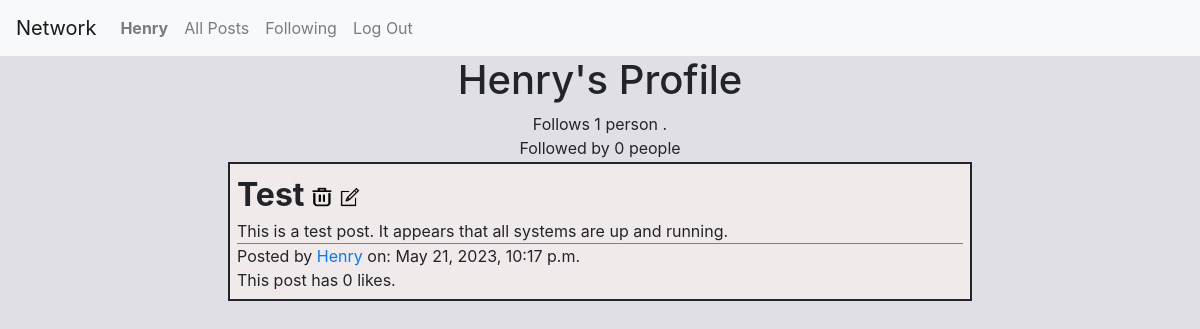
Page /profile/Henry (signed in) on the earlier database version.
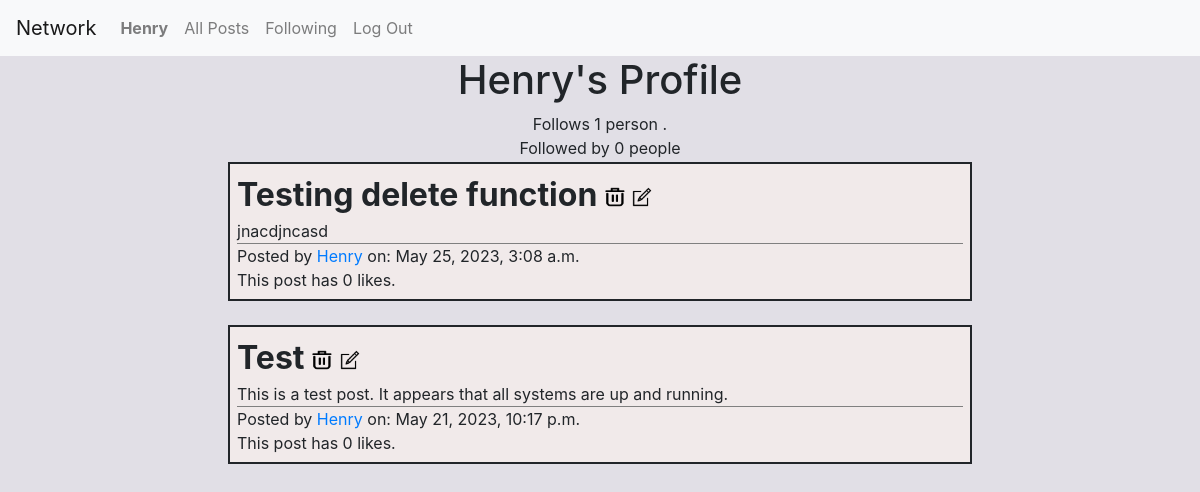
Same page on the later database version.
### network/models.py (models this page shows, shortened)
class Post(models.Model):
    id = models.AutoField(primary_key=True)
    postTitle =  models.CharField(max_length=64)
    postBody = models.TextField()
    postTime = models.DateTimeField(default=datetime.now, blank=True)
    postAuthor = models.ForeignKey(User, on_delete = models.CASCADE, related_name="user")
    likes = models.IntegerField(default=0)

class User(AbstractUser):
    pass

### network/views.py (the view, shortened to what this page needs)
# urls.py: path("profile/<str:username>", views.profile, name="profile"),
@csrf_exempt
def profile(request, username):
    user_id = User.objects.get(username=username)
    p = Followers.objects.all().filter(profilename=user_id)
    q = Followers.objects.all().filter(following=user_id)
    if request.user.is_authenticated:
        posts_liked_by_user = (
            LikedPost.objects.all()
            .filter(liker=request.user)
            .values_list("post", flat=True))
    else:
        posts_liked_by_user = None
    isFollower = False
    if request.user.is_authenticated:
        isFollower = Followers.objects.filter(
            profilename=request.user, following=user_id).exists()
    authorPosts = Post.objects.all().filter(postAuthor=user_id).order_by("-postTime")
    return render(
        request,
        "network/profile.html",
        {
            "current_user": request.user.username,
            "name": username,
            "authorPosts": authorPosts,
            "show_button": (request.user.username != username)
            and (request.user.is_authenticated),
            "button_text": ["Follow", "Unfollow"][isFollower],
            "follows": p,
            "following": q,
            "likedList": posts_liked_by_user,
            "num_followers": len(p),
            "num_following": len(q),
        },
    )

### network/templates/network/profile.html (shortened to what this page needs)
{% extends "network/layout.html" %}
{% load static %}
{% block body %}
<h1> {{ name }}'s Profile </h1>
<div id="follow">
      Follows {{num_followers}} {% if num_followers == 1 %} person {% else %} people{% endif %}.
      <br>
      Followed by <span id="nfollowers">{{num_following}} {% if num_following == 1 %} person {% else %} people {% endif %}</span> <br>
</div>
{% for post in authorPosts %}
{% include "singlepost.html" %}
{% endfor %}
{% endblock %}

### network/templates/singlepost.html (shortened to what this page needs)
{% load static %}
<div class="post-container" id="post-container-{{post.id}}">
    <div class="post-title">{{ post.postTitle }}
        {% if user == post.postAuthor %}
        <span class="post-buttons">
        <a href="#exampleModal" data-toggle="modal"><img id="delete-{{post.id}}" title="Click to delete" src="{% static 'images/delete.png' %}" width="20", height="20"></a>
        <img id="edit-icon-{{post.id}}" title="Click to edit" onClick="toggle_edit2('{{post.id}}')" src="{% static 'images/edit.png' %}" width="20", height="20">
        </span>
        {% endif %}
    </div>
    <div id="post-body-{{post.id}}"> {{ post.postBody }} </div>
    <div class="post-byline">
    Posted by <a href="{% url 'profile' post.postAuthor  %}">{{ post.postAuthor }}</a> on: {{ post.postTime }}
    </div>
    <div id="likes-{{post.id}}">
    This post has <span id="nlikes-{{post.id}}">{{post.likes}}</span> likes.
    </div>
    </div>

Differences in the rows shown:
added Post: postTitle "Testing delete function", postBody "jnacdjncasd", postAuthor "Henry", postTime "May 25, 2023, 3:08 a.m.", likes "0"
